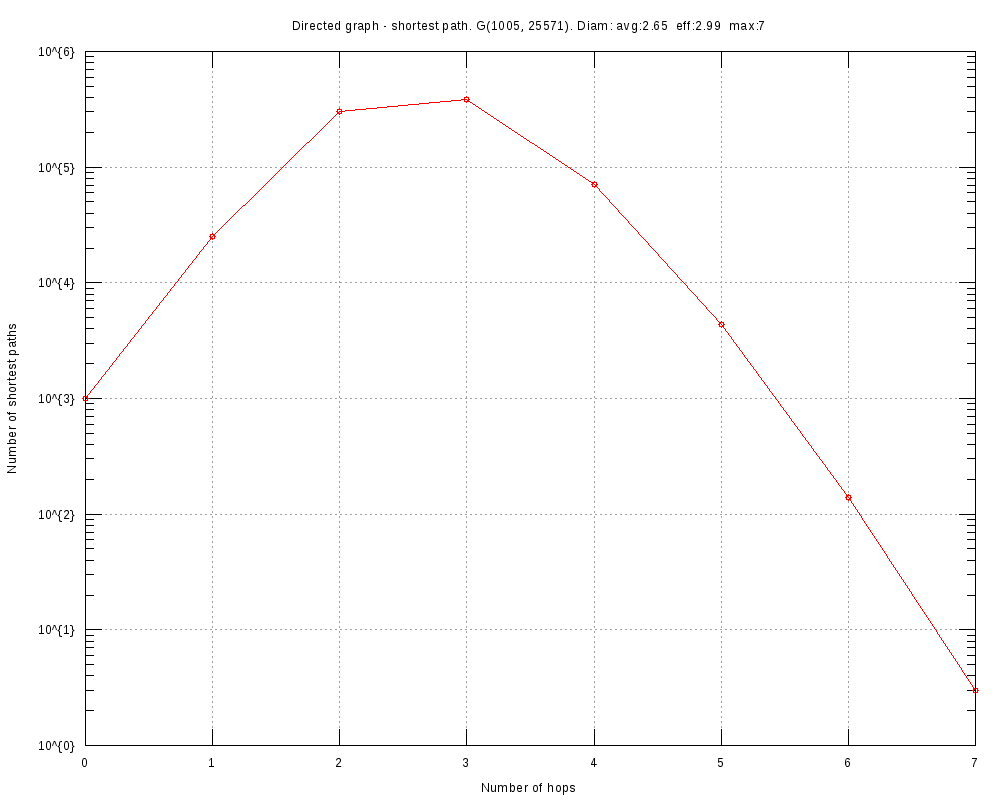

Generate this figure with gnuplot:
#
# Directed graph - shortest path. G(1005, 25571). Diam: avg:2.65  eff:2.99  max:7 (Thu Oct 26 17:47:22 2017)
#

set title "Directed graph - shortest path. G(1005, 25571). Diam: avg:2.65  eff:2.99  max:7"
set key bottom right
set logscale y 10
set format y "10^{%L}"
set mytics 10
set grid
set xlabel "Number of hops"
set ylabel "Number of shortest paths"
set tics scale 2
set terminal png font arial 10 size 1000,800
set output 'diam.EUC.png'
plot 	"diam.EUC.tab" using 1:2 title "" with linespoints pt 6
